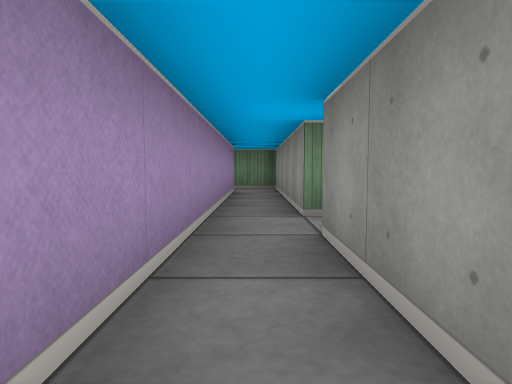
View 1 (above)

23 first-person views from a walk through a cub3D ray-caster map. The camera is about half as high as the walls, tilts 4° down and sees 75° across. The floor is counted in squares. Each view is taken from the middle of a square. On the plan, view 1 faces up. The plan holds only what a view shows up to about 9 squares ahead; the rest is blank.

View 2
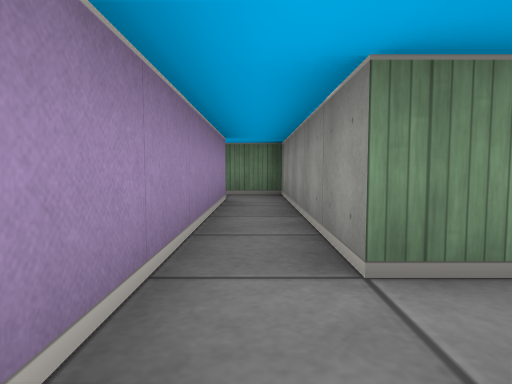

View 3
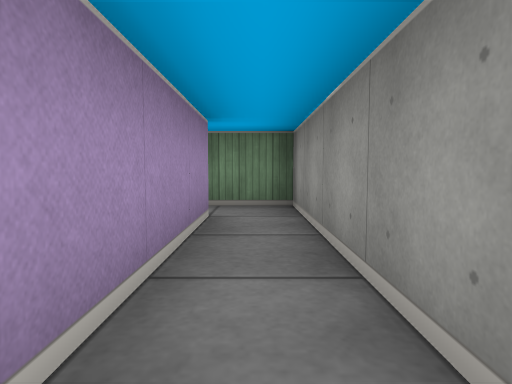

View 4
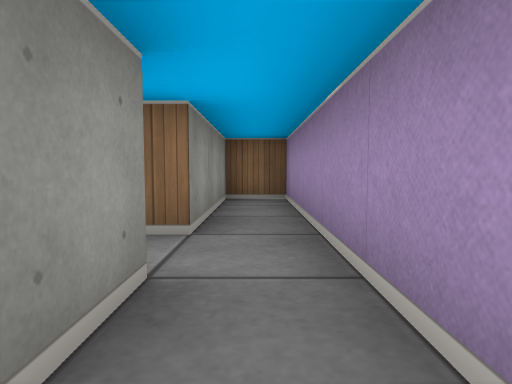

View 5
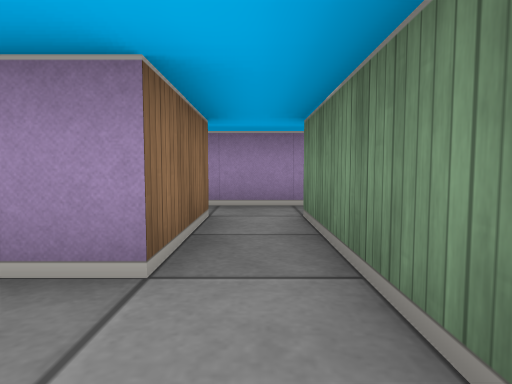

View 6
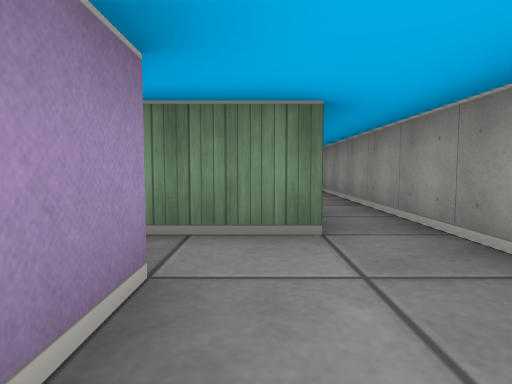

View 7
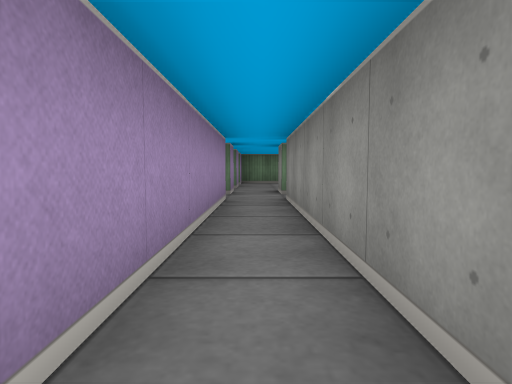

View 8
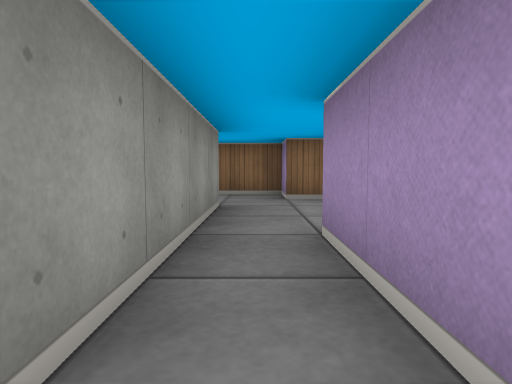

View 9
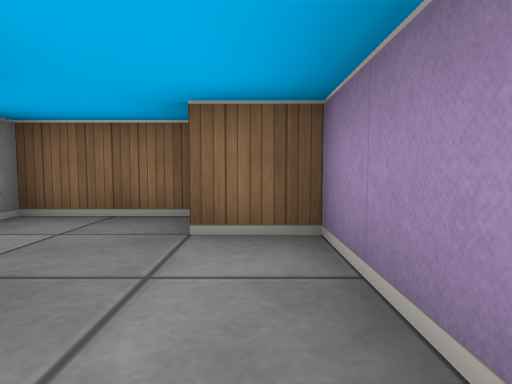

View 10
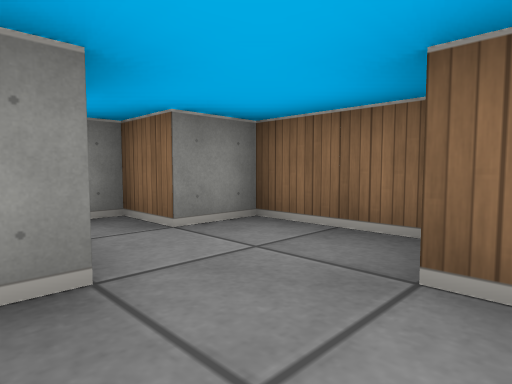

View 11
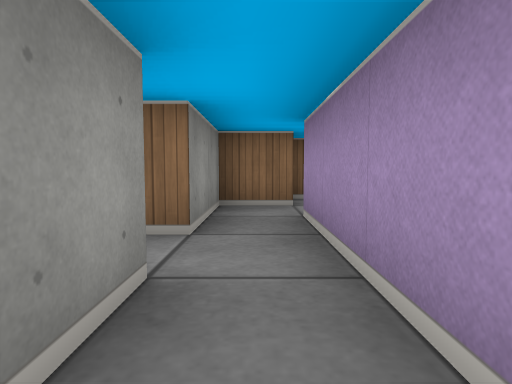

View 12
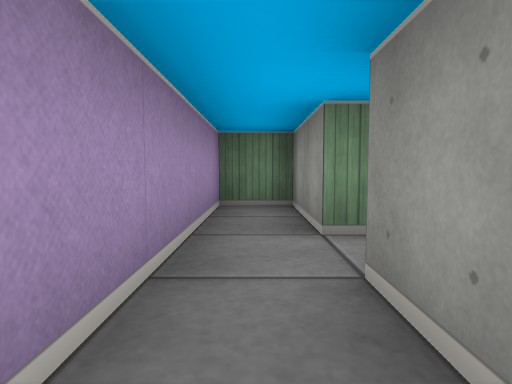

View 13
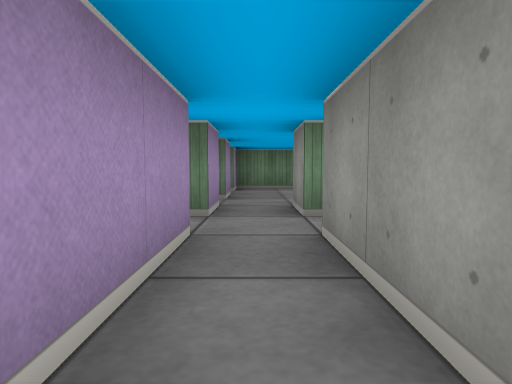

View 14
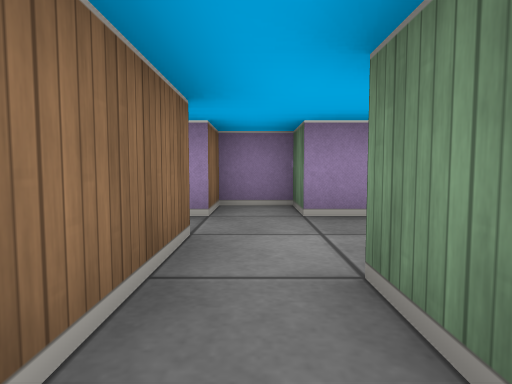

View 15
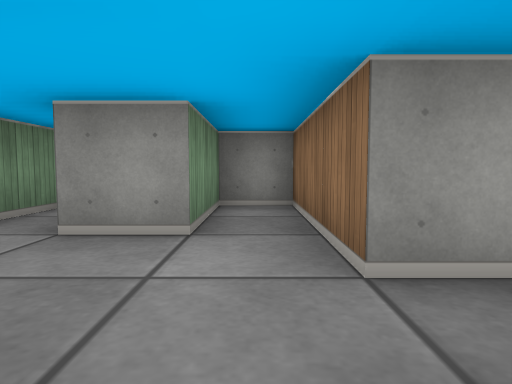

View 16
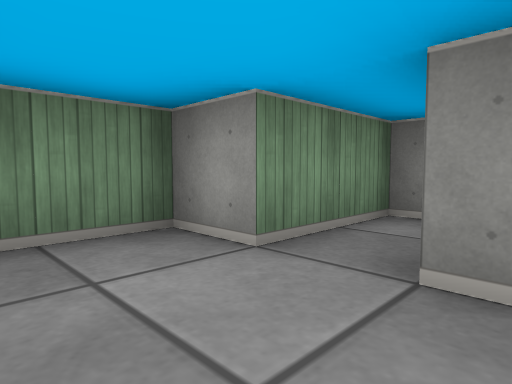

View 17
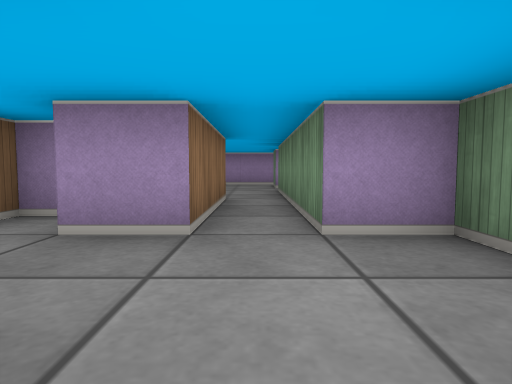

View 18
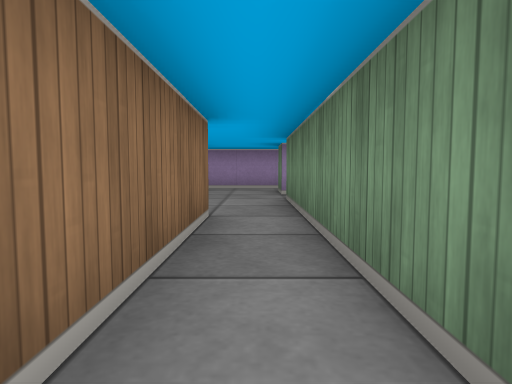

View 19
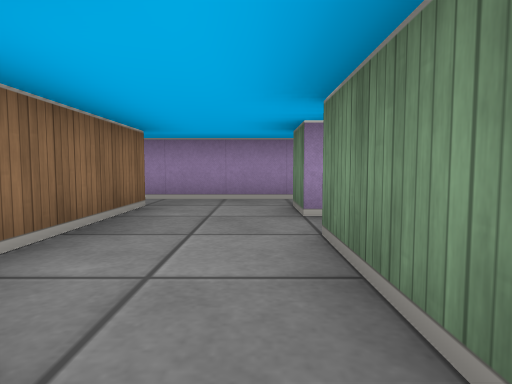

View 20
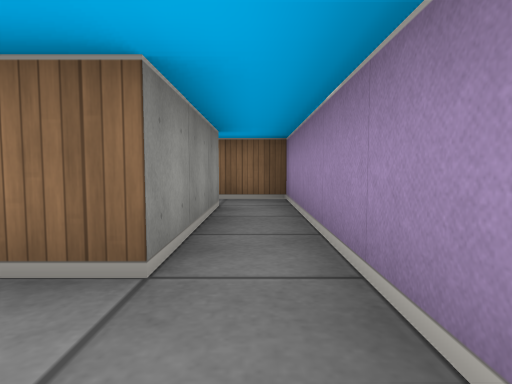

View 21
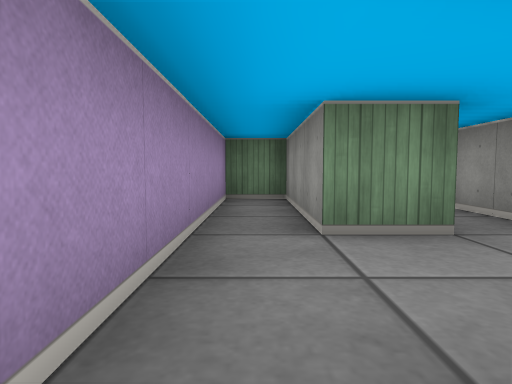

View 22
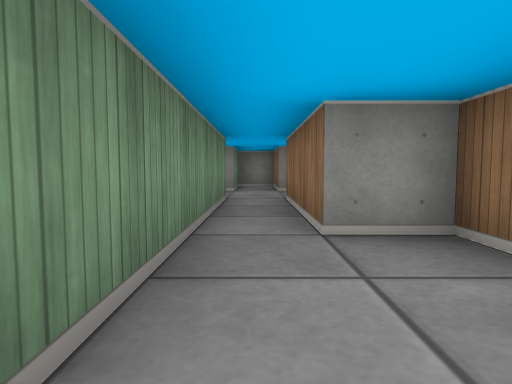

View 23
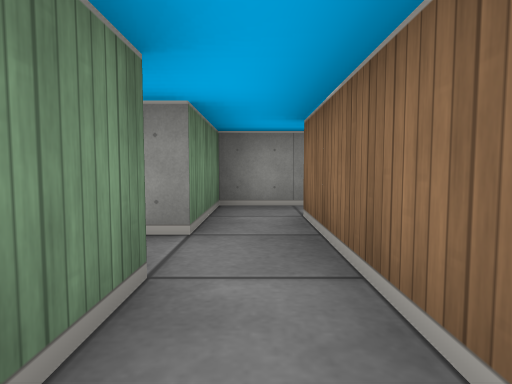

### Floor plan
Points are (right, up) in squares from view 1. A wall is a line through its corners. A room is listed if a view was taken in it or the views show most of it. See-through windows are left out.
Room 1 (views 1, 2, 3, 4)
walls: (2.5, 3.5) (0.5, 3.5) (0.5, 8.5) (-0.5, 8.5); (-0.5, 7.5) (-0.5, -0.5) (0.5, -0.5) (0.5, 2.5) (2.5, 2.5)
ways out: opening at (1.5, 3) to room 2; opening at (-1, 8) to room 8
Room 2 (views 5, 7, 8, 9, 10, 13)
walls: (2.5, 2.5) (2.5, 1.5); (4.5, 1.4) (4.5, 8.5); (3.5, 8.5) (3.5, 3.5) (2.5, 3.5)
ways out: opening at (1.5, 3) to room 1; opening at (3.5, 2) to room 3; opening at (4, 8)
Room 3 (view 6)
walls: (2.5, 1.5) (2.5, 0.5) (3.5, 0.5) (3.5, -0.5) (5.5, -0.5) (5.5, 0.5)
ways out: opening at (3.5, 2) to room 2; opening at (5, 1) to room 4
Room 4 (views 11, 12)
walls: (6.5, 3.5) (6.5, 5.5) (5.5, 5.5) (5.5, 1.5); (5.5, 0.5) (6.5, 0.5) (6.5, 2.5) (6.9, 2.5)
ways out: opening at (5, 1) to room 3
Room 5 (views 14, 15, 16)
walls: (4.5, 9.5) (4.5, 10.5) (7.5, 10.5) (7.5, 11.5) (5.5, 11.5) (5.5, 12.5); (3.5, 12.5) (3.5, 11.5) (2.5, 11.5) (2.5, 10.5) (3.5, 10.5) (3.5, 9.5)
ways out: opening at (4.5, 12) to room 6; opening at (4, 10)
Room 6 (views 17, 18)
walls: (5.5, 12.5) (6.8, 12.5); (7.6, 13.5) (5.5, 13.5) (5.5, 14.5) (3.5, 14.5) (3.5, 13.5)
ways out: opening at (4.5, 12) to room 5; opening at (3, 13) to room 7
Room 7 (views 19, 22)
walls: (-1.5, 14.1) (-1.5, 15.2); (-2.5, 11.5) (0.5, 11.5) (0.5, 12.5) (3.5, 12.5); (3.5, 13.5) (-1.5, 13.5)
ways out: opening at (3, 13) to room 6; opening at (-3, 12.5) to room 8
Room 8 (views 20, 21, 23)
walls: (-2.5, 8.5) (-3.5, 8.5) (-3.5, 11.5) (-2.5, 11.5); (-2.4, 13.5) (-3.5, 13.5) (-3.5, 16.5) (-4.5, 16.5) (-4.5, 7.5) (-0.5, 7.5); (-0.5, 8.5) (-1.5, 8.5) (-1.5, 8.9)
ways out: opening at (-1, 8) to room 1; opening at (-3, 12.5) to room 7

Positions as (right, up) in squares from view 1, and headings:
1: (0, 0), facing up
2: (0, 2), facing up
3: (0, 4), facing up
4: (0, 5), facing down
5: (4, 3), facing left
6: (3, 1), facing up
7: (4, 3), facing up
8: (4, 6), facing down
9: (3, 3), facing down
10: (3, 2), facing down-right
11: (6, 5), facing down
12: (6, 1), facing up
13: (4, 6), facing up
14: (7, 11), facing left
15: (3, 11), facing right
16: (4, 12), facing up-right
17: (6, 13), facing left
18: (4, 13), facing left
19: (1, 13), facing left
20: (-4, 13), facing down
21: (-4, 11), facing up
22: (-2, 13), facing right
23: (-4, 8), facing right
